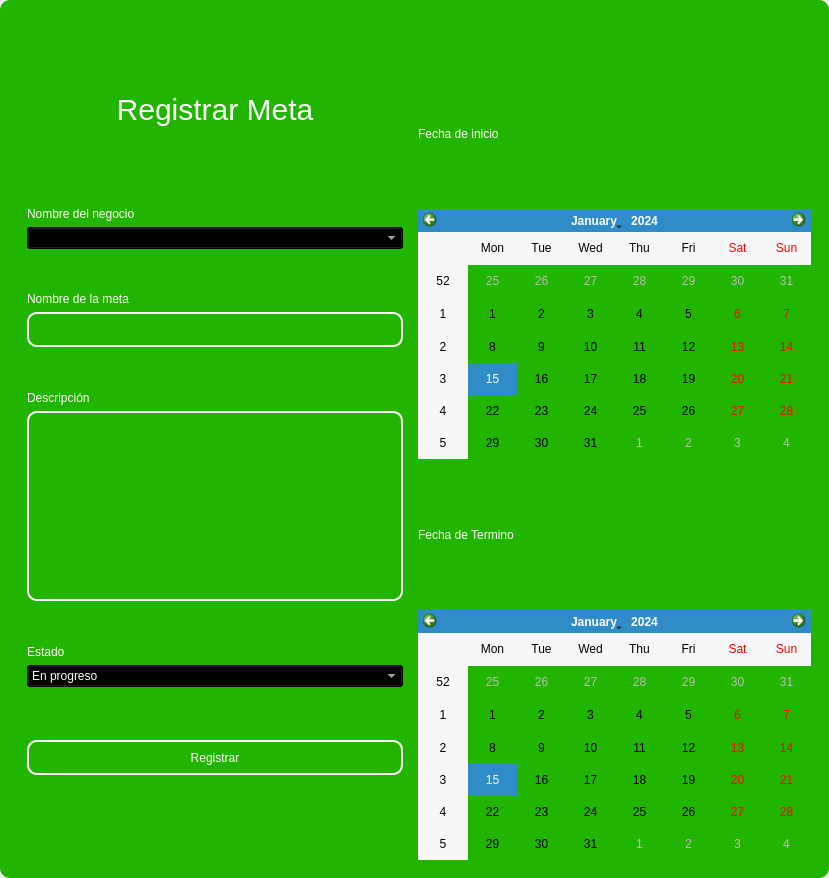
<?xml version="1.0" encoding="UTF-8"?>
<ui version="4.0">
 <class>MainWindow</class>
 <widget class="QMainWindow" name="MainWindow">
  <property name="geometry">
   <rect>
    <x>0</x>
    <y>0</y>
    <width>829</width>
    <height>878</height>
   </rect>
  </property>
  <property name="windowTitle">
   <string>MainWindow</string>
  </property>
  <property name="styleSheet">
   <string notr="true"/>
  </property>
  <widget class="QWidget" name="centralwidget">
   <property name="styleSheet">
    <string notr="true"/>
   </property>
   <layout class="QVBoxLayout" name="verticalLayout">
    <property name="spacing">
     <number>0</number>
    </property>
    <property name="leftMargin">
     <number>0</number>
    </property>
    <property name="topMargin">
     <number>0</number>
    </property>
    <property name="rightMargin">
     <number>0</number>
    </property>
    <property name="bottomMargin">
     <number>0</number>
    </property>
    <item>
     <widget class="QFrame" name="frame">
      <property name="enabled">
       <bool>true</bool>
      </property>
      <property name="styleSheet">
       <string notr="true">QFrame {
	border-radius:10px;
	background-color: rgb(33, 181, 0);
 }
</string>
      </property>
      <property name="frameShape">
       <enum>QFrame::StyledPanel</enum>
      </property>
      <property name="frameShadow">
       <enum>QFrame::Raised</enum>
      </property>
      <layout class="QVBoxLayout" name="verticalLayout_2">
       <item>
        <widget class="QFrame" name="frame_superior">
         <property name="minimumSize">
          <size>
           <width>0</width>
           <height>40</height>
          </size>
         </property>
         <property name="maximumSize">
          <size>
           <width>16777215</width>
           <height>40</height>
          </size>
         </property>
         <property name="styleSheet">
          <string notr="true">QPushButton{
border-radius:18px;
}

QPushButton:hover{
	background-color: rgb(0, 0, 0);
}
</string>
         </property>
         <property name="frameShape">
          <enum>QFrame::StyledPanel</enum>
         </property>
         <property name="frameShadow">
          <enum>QFrame::Raised</enum>
         </property>
         <layout class="QHBoxLayout" name="horizontalLayout_3">
          <property name="spacing">
           <number>4</number>
          </property>
          <property name="leftMargin">
           <number>0</number>
          </property>
          <property name="topMargin">
           <number>0</number>
          </property>
          <property name="rightMargin">
           <number>0</number>
          </property>
          <property name="bottomMargin">
           <number>0</number>
          </property>
          <item>
           <widget class="QPushButton" name="btn_icon">
            <property name="text">
             <string/>
            </property>
            <property name="iconSize">
             <size>
              <width>40</width>
              <height>40</height>
             </size>
            </property>
           </widget>
          </item>
          <item>
           <spacer name="horizontalSpacer_2">
            <property name="orientation">
             <enum>Qt::Horizontal</enum>
            </property>
            <property name="sizeHint" stdset="0">
             <size>
              <width>443</width>
              <height>20</height>
             </size>
            </property>
           </spacer>
          </item>
          <item>
           <widget class="QPushButton" name="bt_minimizar">
            <property name="minimumSize">
             <size>
              <width>38</width>
              <height>38</height>
             </size>
            </property>
            <property name="maximumSize">
             <size>
              <width>38</width>
              <height>38</height>
             </size>
            </property>
            <property name="cursor">
             <cursorShape>PointingHandCursor</cursorShape>
            </property>
            <property name="text">
             <string/>
            </property>
            <property name="icon">
             <iconset>
              <normaloff>image/minus.svg</normaloff>image/minus.svg</iconset>
            </property>
            <property name="iconSize">
             <size>
              <width>38</width>
              <height>38</height>
             </size>
            </property>
           </widget>
          </item>
          <item>
           <widget class="QPushButton" name="bt_maximizar">
            <property name="minimumSize">
             <size>
              <width>38</width>
              <height>38</height>
             </size>
            </property>
            <property name="maximumSize">
             <size>
              <width>38</width>
              <height>38</height>
             </size>
            </property>
            <property name="cursor">
             <cursorShape>PointingHandCursor</cursorShape>
            </property>
            <property name="text">
             <string/>
            </property>
            <property name="icon">
             <iconset>
              <normaloff>image/chevron-up.svg</normaloff>image/chevron-up.svg</iconset>
            </property>
            <property name="iconSize">
             <size>
              <width>38</width>
              <height>38</height>
             </size>
            </property>
           </widget>
          </item>
          <item>
           <widget class="QPushButton" name="bt_restaurar">
            <property name="minimumSize">
             <size>
              <width>38</width>
              <height>38</height>
             </size>
            </property>
            <property name="maximumSize">
             <size>
              <width>38</width>
              <height>38</height>
             </size>
            </property>
            <property name="cursor">
             <cursorShape>PointingHandCursor</cursorShape>
            </property>
            <property name="text">
             <string/>
            </property>
            <property name="icon">
             <iconset>
              <normaloff>image/chevron-down.svg</normaloff>image/chevron-down.svg</iconset>
            </property>
            <property name="iconSize">
             <size>
              <width>38</width>
              <height>38</height>
             </size>
            </property>
           </widget>
          </item>
          <item>
           <widget class="QPushButton" name="bt_cerrar">
            <property name="minimumSize">
             <size>
              <width>38</width>
              <height>38</height>
             </size>
            </property>
            <property name="maximumSize">
             <size>
              <width>38</width>
              <height>38</height>
             </size>
            </property>
            <property name="cursor">
             <cursorShape>PointingHandCursor</cursorShape>
            </property>
            <property name="text">
             <string/>
            </property>
            <property name="icon">
             <iconset>
              <normaloff>image/x.svg</normaloff>image/x.svg</iconset>
            </property>
            <property name="iconSize">
             <size>
              <width>38</width>
              <height>38</height>
             </size>
            </property>
           </widget>
          </item>
         </layout>
        </widget>
       </item>
       <item>
        <widget class="QFrame" name="frame_3">
         <property name="styleSheet">
          <string notr="true">QLabel {
	color: rgb(255, 255, 254);
	font: 12pt &quot;Arial&quot;;
	background-color: rgba(0, 0, 0,0);
}

QTextEdit{
background-color: rgba(0, 0, 0,0);
border-radius:10px; 
font: 12pt &quot;Arial&quot;;
color: rgb(255, 255, 254);
border: 2px solid  rgb(255, 255, 255);

}

QTextEdit:hover{
background-color: rgba(0, 0, 0,0);
border-radius:10px; 
font: 12pt &quot;Arial&quot;;
border: 2px solid  rgb(120, 0, 171);
}

QTextEdit:focus{
background-color: rgb(0, 0, 0);
border-radius:10px; 
font: 12pt &quot;Arial&quot;;
border: 2px solid rgb(120, 0, 171);
}

QLineEdit{
background-color: rgba(0, 0, 0,0);
border-radius:10px; 
font: 12pt &quot;Arial&quot;;
color: rgb(255, 255, 254);
border: 2px solid  rgb(255, 255, 255);

}

QLineEdit:hover{
background-color: rgba(0, 0, 0,0);
border-radius:10px; 
font: 12pt &quot;Arial&quot;;
border: 2px solid  rgb(120, 0, 171);
}

QLineEdit:focus{
background-color: rgb(0, 0, 0);
border-radius:10px; 
font: 12pt &quot;Arial&quot;;
border: 2px solid rgb(120, 0, 171);
}

QCheckBox{
	font: 12pt &quot;Arial&quot;;
	color: rgb(255, 255, 255);
}

QCheckBox::indicator {
    width: 18px;
    height:18px;
}

QCheckBox::indicator:unchecked {
   background-image: url(image/square.svg);
}

QCheckBox::indicator:checked {
   background-image: url(image/check-square.svg);
}

QPushButton{
border-radius:10px; 
font: 12pt &quot;Arial&quot;;
color: rgb(255, 255, 254);
border: 2px solid #ffffff;
}

QPushButton:hover{
border-radius:10px; 
font: 12pt &quot;Arial&quot;;
color: rgb(255, 255, 255);
border: 2px solid rgb(120, 0, 171);
	background-color: rgb(120, 0, 171);
}
</string>
         </property>
         <property name="frameShape">
          <enum>QFrame::StyledPanel</enum>
         </property>
         <property name="frameShadow">
          <enum>QFrame::Raised</enum>
         </property>
         <layout class="QHBoxLayout" name="horizontalLayout_4">
          <item>
           <layout class="QVBoxLayout" name="verticalLayout_4">
            <property name="spacing">
             <number>5</number>
            </property>
            <property name="rightMargin">
             <number>0</number>
            </property>
            <property name="bottomMargin">
             <number>0</number>
            </property>
            <item>
             <widget class="QLabel" name="label_3">
              <property name="minimumSize">
               <size>
                <width>100</width>
                <height>50</height>
               </size>
              </property>
              <property name="styleSheet">
               <string notr="true">font-size: 30px;
color: rgb(255, 255, 255);</string>
              </property>
              <property name="text">
               <string>Registrar Meta</string>
              </property>
              <property name="alignment">
               <set>Qt::AlignCenter</set>
              </property>
             </widget>
            </item>
            <item>
             <widget class="QFrame" name="frame_4">
              <property name="maximumSize">
               <size>
                <width>400</width>
                <height>700</height>
               </size>
              </property>
              <property name="styleSheet">
               <string notr="true">QLabel {
	color: rgb(255, 255, 254);
	font: 12pt &quot;Arial&quot;;
	background-color: rgba(0, 0, 0,0);
}

QTextEdit{
background-color: rgba(0, 0, 0,0);
border-radius:10px; 
font: 12pt &quot;Arial&quot;;
color: rgb(255, 255, 254);
border: 2px solid  rgb(255, 255, 255);

}

QTextEdit:hover{
background-color: rgba(0, 0, 0,0);
border-radius:10px; 
font: 12pt &quot;Arial&quot;;
border: 2px solid  rgb(120, 0, 171);
}

QTextEdit:focus{
background-color: rgb(0, 0, 0);
border-radius:10px; 
font: 12pt &quot;Arial&quot;;
border: 2px solid rgb(120, 0, 171);
}

QLineEdit{
background-color: rgba(0, 0, 0,0);
border-radius:10px; 
font: 12pt &quot;Arial&quot;;
color: rgb(255, 255, 254);
border: 2px solid  rgb(255, 255, 255);

}

QLineEdit:hover{
background-color: rgba(0, 0, 0,0);
border-radius:10px; 
font: 12pt &quot;Arial&quot;;
border: 2px solid  rgb(120, 0, 171);
}

QLineEdit:focus{
background-color: rgb(0, 0, 0);
border-radius:10px; 
font: 12pt &quot;Arial&quot;;
border: 2px solid rgb(120, 0, 171);
}

QCheckBox{
	font: 12pt &quot;Arial&quot;;
	color: rgb(255, 255, 255);
}

QCheckBox::indicator {
    width: 18px;
    height:18px;
}

QCheckBox::indicator:unchecked {
   background-image: url(image/square.svg);
}

QCheckBox::indicator:checked {
   background-image: url(image/check-square.svg);
}

QPushButton{
border-radius:10px; 
font: 12pt &quot;Arial&quot;;
color: rgb(255, 255, 254);
border: 2px solid #ffffff;
}

QPushButton:hover{
border-radius:10px; 
font: 12pt &quot;Arial&quot;;
color: rgb(255, 255, 255);
border: 2px solid rgb(120, 0, 171);
	background-color: rgb(120, 0, 171);
}
</string>
              </property>
              <property name="frameShape">
               <enum>QFrame::StyledPanel</enum>
              </property>
              <property name="frameShadow">
               <enum>QFrame::Raised</enum>
              </property>
              <layout class="QVBoxLayout" name="verticalLayout_3">
               <property name="leftMargin">
                <number>9</number>
               </property>
               <property name="topMargin">
                <number>9</number>
               </property>
               <property name="rightMargin">
                <number>9</number>
               </property>
               <property name="bottomMargin">
                <number>9</number>
               </property>
               <item>
                <spacer name="verticalSpacer_3">
                 <property name="orientation">
                  <enum>Qt::Vertical</enum>
                 </property>
                 <property name="sizeHint" stdset="0">
                  <size>
                   <width>20</width>
                   <height>40</height>
                  </size>
                 </property>
                </spacer>
               </item>
               <item>
                <widget class="QLabel" name="label_4">
                 <property name="text">
                  <string>Nombre del negocio</string>
                 </property>
                </widget>
               </item>
               <item>
                <widget class="QComboBox" name="business_combobox">
                 <property name="enabled">
                  <bool>false</bool>
                 </property>
                 <property name="styleSheet">
                  <string notr="true">background-color: rgb(0, 0, 0);
color: rgb(255, 255, 255);</string>
                 </property>
                </widget>
               </item>
               <item>
                <spacer name="verticalSpacer_4">
                 <property name="orientation">
                  <enum>Qt::Vertical</enum>
                 </property>
                 <property name="sizeHint" stdset="0">
                  <size>
                   <width>20</width>
                   <height>40</height>
                  </size>
                 </property>
                </spacer>
               </item>
               <item>
                <widget class="QLabel" name="label_5">
                 <property name="text">
                  <string>Nombre de la meta</string>
                 </property>
                </widget>
               </item>
               <item>
                <widget class="QLineEdit" name="nametxt">
                 <property name="minimumSize">
                  <size>
                   <width>0</width>
                   <height>35</height>
                  </size>
                 </property>
                 <property name="maximumSize">
                  <size>
                   <width>16777215</width>
                   <height>16777215</height>
                  </size>
                 </property>
                 <property name="echoMode">
                  <enum>QLineEdit::Normal</enum>
                 </property>
                </widget>
               </item>
               <item>
                <spacer name="verticalSpacer_5">
                 <property name="orientation">
                  <enum>Qt::Vertical</enum>
                 </property>
                 <property name="sizeHint" stdset="0">
                  <size>
                   <width>20</width>
                   <height>40</height>
                  </size>
                 </property>
                </spacer>
               </item>
               <item>
                <widget class="QLabel" name="label">
                 <property name="text">
                  <string>Descripción</string>
                 </property>
                </widget>
               </item>
               <item>
                <widget class="QTextEdit" name="descriptiontxt"/>
               </item>
               <item>
                <spacer name="verticalSpacer_6">
                 <property name="orientation">
                  <enum>Qt::Vertical</enum>
                 </property>
                 <property name="sizeHint" stdset="0">
                  <size>
                   <width>20</width>
                   <height>40</height>
                  </size>
                 </property>
                </spacer>
               </item>
               <item>
                <widget class="QLabel" name="label_6">
                 <property name="text">
                  <string>Estado</string>
                 </property>
                </widget>
               </item>
               <item>
                <widget class="QComboBox" name="status_combobox">
                 <property name="styleSheet">
                  <string notr="true">background-color: rgb(0, 0, 0);
color: rgb(255, 255, 255);</string>
                 </property>
                 <item>
                  <property name="text">
                   <string>En progreso</string>
                  </property>
                 </item>
                 <item>
                  <property name="text">
                   <string>Planificada</string>
                  </property>
                 </item>
                 <item>
                  <property name="text">
                   <string>Completada</string>
                  </property>
                 </item>
                </widget>
               </item>
               <item>
                <spacer name="verticalSpacer_9">
                 <property name="orientation">
                  <enum>Qt::Vertical</enum>
                 </property>
                 <property name="sizeHint" stdset="0">
                  <size>
                   <width>20</width>
                   <height>50</height>
                  </size>
                 </property>
                </spacer>
               </item>
               <item>
                <widget class="QPushButton" name="btn_add">
                 <property name="minimumSize">
                  <size>
                   <width>0</width>
                   <height>35</height>
                  </size>
                 </property>
                 <property name="cursor">
                  <cursorShape>PointingHandCursor</cursorShape>
                 </property>
                 <property name="text">
                  <string>Registrar</string>
                 </property>
                </widget>
               </item>
               <item>
                <spacer name="verticalSpacer_7">
                 <property name="orientation">
                  <enum>Qt::Vertical</enum>
                 </property>
                 <property name="sizeHint" stdset="0">
                  <size>
                   <width>20</width>
                   <height>40</height>
                  </size>
                 </property>
                </spacer>
               </item>
               <item>
                <spacer name="verticalSpacer_8">
                 <property name="orientation">
                  <enum>Qt::Vertical</enum>
                 </property>
                 <property name="sizeHint" stdset="0">
                  <size>
                   <width>20</width>
                   <height>40</height>
                  </size>
                 </property>
                </spacer>
               </item>
              </layout>
             </widget>
            </item>
           </layout>
          </item>
          <item>
           <layout class="QVBoxLayout" name="verticalLayout_5">
            <property name="rightMargin">
             <number>0</number>
            </property>
            <item>
             <widget class="QLabel" name="label_2">
              <property name="text">
               <string>Fecha de inicio</string>
              </property>
             </widget>
            </item>
            <item>
             <widget class="QCalendarWidget" name="start_datetxt">
              <property name="minimumSize">
               <size>
                <width>0</width>
                <height>10</height>
               </size>
              </property>
              <property name="maximumSize">
               <size>
                <width>16777215</width>
                <height>250</height>
               </size>
              </property>
              <property name="styleSheet">
               <string notr="true">/* calendar_style.qss */

QCalendarWidget QAbstractItemView {
    selection-background-color: #ff9800; /* Color de fondo de la selección */
    background-color: #ffffff; /* Color de fondo */
    color: #000000; /* Color del texto */
    gridline-color: #e0e0e0; /* Color de las líneas de la cuadrícula */
}

QCalendarWidget QWidget#qt_calendar_navigationbar {
    background-color: #3f51b5; /* Color de fondo de la barra de navegación */
    color: #ffffff; /* Color del texto de la barra de navegación */
}



    background-color: #5c6bc0; /* Color de fondo de los botones al</string>
              </property>
             </widget>
            </item>
            <item>
             <widget class="QLabel" name="label_7">
              <property name="text">
               <string>Fecha de Termino</string>
              </property>
             </widget>
            </item>
            <item>
             <widget class="QCalendarWidget" name="end_datetxt">
              <property name="minimumSize">
               <size>
                <width>0</width>
                <height>25</height>
               </size>
              </property>
              <property name="maximumSize">
               <size>
                <width>16777215</width>
                <height>250</height>
               </size>
              </property>
              <property name="styleSheet">
               <string notr="true">/* calendar_style.qss */

QCalendarWidget QAbstractItemView {
    selection-background-color: #ff9800; /* Color de fondo de la selección */
    background-color: #ffffff; /* Color de fondo */
    color: #000000; /* Color del texto */
    gridline-color: #e0e0e0; /* Color de las líneas de la cuadrícula */
}

QCalendarWidget QWidget#qt_calendar_navigationbar {
    background-color: #3f51b5; /* Color de fondo de la barra de navegación */
    color: #ffffff; /* Color del texto de la barra de navegación */
}



    background-color: #5c6bc0; /* Color de fondo de los botones al</string>
              </property>
             </widget>
            </item>
           </layout>
          </item>
         </layout>
        </widget>
       </item>
      </layout>
     </widget>
    </item>
   </layout>
  </widget>
 </widget>
 <resources/>
 <connections/>
</ui>
